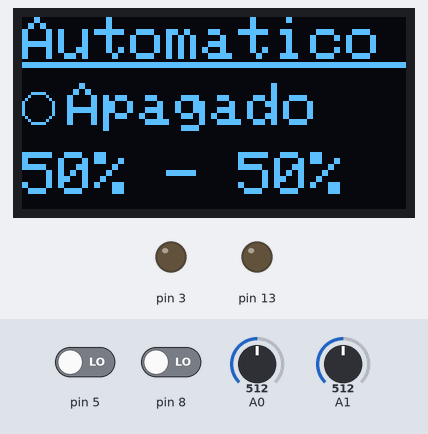
This sketch was run on a simulated Arduino Uno, built with avr-gcc and run on an emulated ATmega328P. Shown: 128×64 one-colour display, output pins drawn as LEDs (lit = HIGH). Dashed ring = blinking. Inputs (shaded band) come from the test bench; at power-on: A1 = 512, pin 8 LOW, A0 = 512, pin 5 LOW.

Above: at 1.2 s.
1.3 s: A1 set to 538
At 1.7 s:
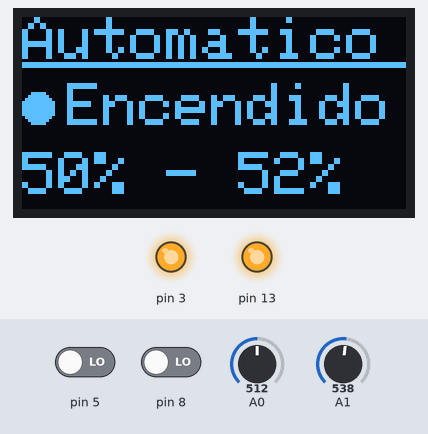
2.8 s: pin 8 driven HIGH
At 3.04 s:
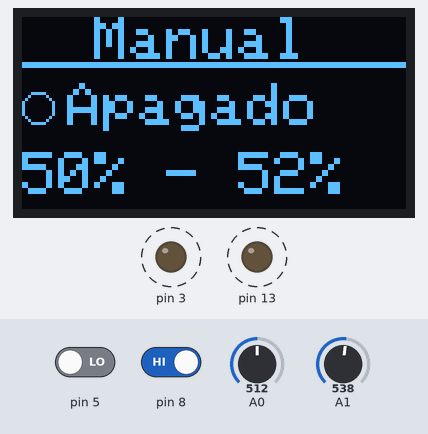
4.8 s: A0 set to 522
At 5.05 s:
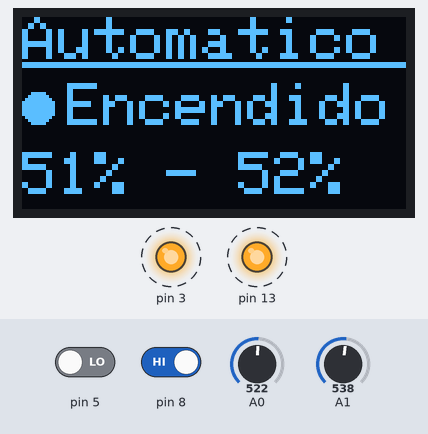
6.3 s: A0 set to 546
At 6.34 s:
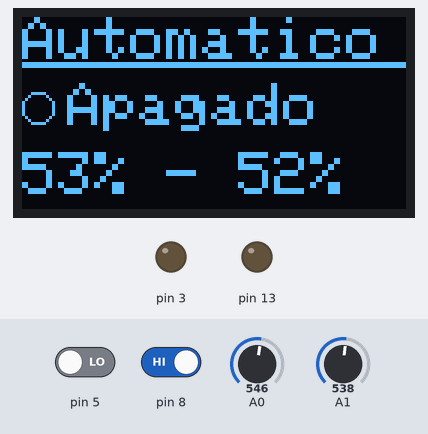
8.3 s: A1 set to 546
At 8.35 s:
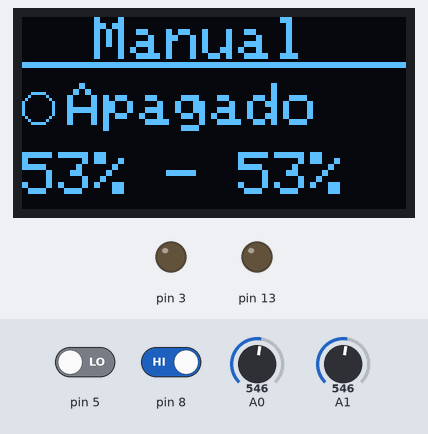
9.8 s: A1 set to 569
At 10.03 s:
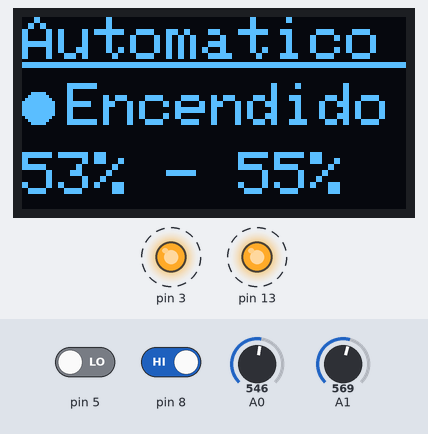
Timing chart, 0 to 12.3 s (numbered marks = the images above; inputs shaded):
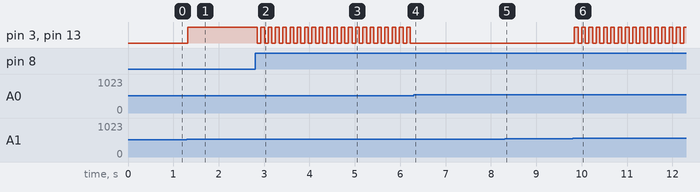

Measured:
- the behaviour switches between 521 and 522 on A1 (found by bisection; images 0 and 1)
- the behaviour switches between 531 and 532 on A0 (found by bisection; images 3 and 4)
- the behaviour switches between 552 and 553 on A1 (found by bisection; images 5 and 6)
- after the input at 1.3 s, pin 3, pin 13: LOW → HIGH at once; the display: changes after 0.05 s (image 1)
- after the input at 2.8 s, pin 3, pin 13: alternates HIGH for 0.08 s and LOW for 0.08 s, starting after 0.05 s; the display: changes after 0.08 s (image 2)
- after the input at 4.8 s, the display: first differs from a run without the input after 0.09 s (image 3)
- after the input at 6.3 s, pin 3, pin 13: stops changing and stays LOW; the display: changes at once (image 4)
- after the input at 8.3 s, the display: changes at once (image 5)
- after the input at 9.8 s, pin 3, pin 13: alternates HIGH for 0.08 s and LOW for 0.08 s, starting at once; the display: changes after 0.07 s (image 6)

The sketch:

Crepuscular_Porcentaje.ino
```cpp
#include <Adafruit_GFX.h>
#include <Adafruit_SSD1306.h>
#define OLED_Address 0x3C
Adafruit_SSD1306 oled(1);

int buttonState[]={0,0};

void setup() {
  pinMode(3,OUTPUT);
  pinMode(13,OUTPUT);
  pinMode(8,INPUT);
  pinMode(5,INPUT);
  Serial.begin(9600);
  oled.begin(SSD1306_SWITCHCAPVCC, OLED_Address);
}

void loop() {

  int porcentaje=map(analogRead(0), 0,1023,0,100);
  int pact=map(analogRead(1), 0,1023,0,100);

  oled.clearDisplay();
  oled.setTextColor(WHITE);
  oled.setTextSize(2);
  oled.setCursor(0,0);
  oled.drawFastHLine(0,15,128,WHITE);
  oled.drawFastHLine(0,16,128,WHITE);

  cambiarValorBoton(8,buttonState[0]);

  if(buttonState[0]==0){
    oled.println("Automatico");
    oled.setCursor(15,22);
    if(porcentaje<pact){
      Encender();
    }else{
      Apagar();
    }
  }else{
    oled.println("  Manual");
    oled.setCursor(15,22);
    cambiarValorBoton(5,buttonState[1]);
    if(buttonState[1]){
      Encender();
    }else{
      Apagar();
    }
  }
  oled.setCursor(0,45);
  oled.print(porcentaje);
  oled.print("% - ");
  oled.print(pact);
  oled.print("%");
  oled.display();
  delay(50);
}

void Encender(){
  digitalWrite(13, HIGH);
  digitalWrite(3, HIGH);
  oled.println("Encendido");
  oled.fillCircle(5,30,5,WHITE);
}

void Apagar(){
  digitalWrite(13, LOW);
  digitalWrite(3, LOW);
  oled.println("Apagado");
  oled.drawCircle(5,30,5,WHITE);
}

void cambiarValorBoton(int b, int &bState){
  if(digitalRead(b)){
    if(bState==1){bState=0;}
    else{bState=1;}
  }
}
```
